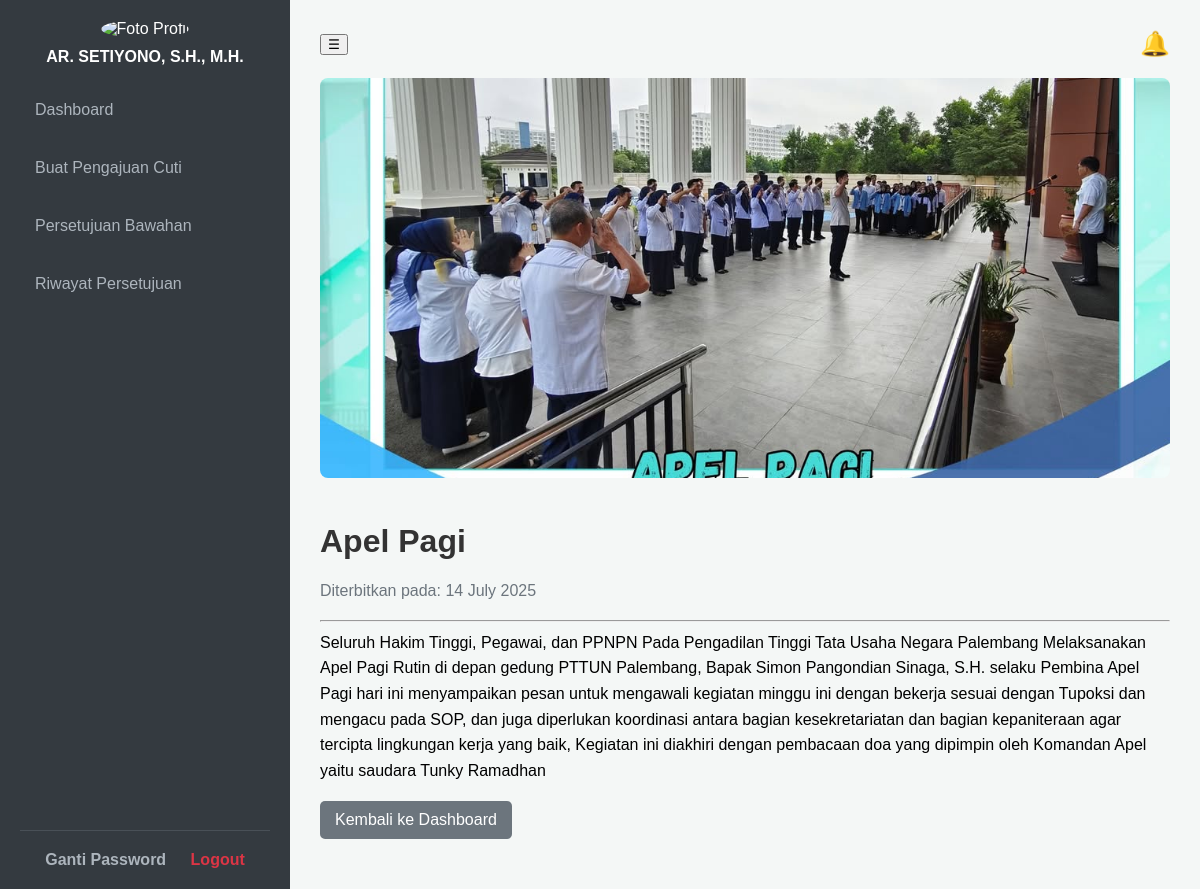
The page /pegawai/detail_pengumuman.php?id=2 (signed in) on the database its author committed.
### tables this page shows
CREATE TABLE `pegawai` (
  `id` int(11) NOT NULL,
  `nama_lengkap` varchar(150) NOT NULL,
  `nip` varchar(20) NOT NULL,
  `id_jabatan` int(11) DEFAULT NULL,
  `id_golongan` int(11) DEFAULT NULL,
  `unit_kerja` varchar(100) DEFAULT NULL,
  `tanggal_lahir` date DEFAULT NULL,
  `foto` varchar(255) DEFAULT NULL,
  `id_atasan` int(11) DEFAULT NULL,
  `ttd_image` varchar(255) DEFAULT NULL
);

CREATE TABLE `pengumuman` (
  `id` int(11) NOT NULL,
  `judul` varchar(255) NOT NULL,
  `isi` text NOT NULL,
  `gambar` varchar(255) DEFAULT NULL,
  `tanggal_dibuat` timestamp NOT NULL DEFAULT current_timestamp()
);

### pegawai/detail_pengumuman.php (the view, shortened to what this page needs)
<?php
$current_page = "";
include 'header.php';
$id = $_GET['id'];
$query = "SELECT * FROM pengumuman WHERE id = $id";
$result = mysqli_query($koneksi, $query);
$pengumuman = mysqli_fetch_assoc($result);
?>
<div class="post-container">
    <?php if($pengumuman['gambar']): ?>
        <img src="../uploads/pengumuman/<?php echo htmlspecialchars($pengumuman['gambar']); ?>" alt="Gambar Pengumuman" class="post-header-image">
    <?php endif; ?>
    <h1><?php echo htmlspecialchars($pengumuman['judul']); ?></h1>
    <div class="post-meta">
        Diterbitkan pada: <?php echo date('d F Y', strtotime($pengumuman['tanggal_dibuat'])); ?>
    </div>
    <hr>
    <div class="post-content">
        <?php echo nl2br(htmlspecialchars($pengumuman['isi'])); ?>
    </div>
    <br>
    <a href="index.php" class="btn btn-secondary">Kembali ke Dashboard</a>
</div>
<?php include 'footer.php'; ?>

### pegawai/header.php (shortened to what this page needs)
<?php
include '../koneksi.php';
$id_pegawai = $_SESSION['id_pegawai'];
$query_pegawai_info = "SELECT nama_lengkap, foto FROM pegawai WHERE id = '$id_pegawai'";
$result_pegawai_info = mysqli_query($koneksi, $query_pegawai_info);
$pegawai_info = mysqli_fetch_assoc($result_pegawai_info);
$query_cek_atasan = "SELECT COUNT(id) as jumlah_bawahan FROM pegawai WHERE id_atasan = '$id_pegawai'";
$result_cek_atasan = mysqli_query($koneksi, $query_cek_atasan);
$is_atasan = (mysqli_fetch_assoc($result_cek_atasan)['jumlah_bawahan'] > 0);
$notif_count = 0;
if ($is_atasan) {
    $id_atasan_session = $_SESSION['id_pegawai'];
    $query_notif = "SELECT COUNT(pc.id) as total
                    FROM pengajuan_cuti pc
                    JOIN pegawai p ON pc.id_pegawai = p.id
                    WHERE p.id_atasan = '$id_atasan_session' AND pc.status = 'Diajukan'";
    $result_notif = mysqli_query($koneksi, $query_notif);
    if ($result_notif) {
        $notif_count = mysqli_fetch_assoc($result_notif)['total'];
    }
}
?>
<!DOCTYPE html>
<html>
<head>
    <link rel="stylesheet" href="../assets/style_pegawai.css">
</head>
<body>
    <div class="dashboard-container">
        <div id="sidebar" class="sidebar">
            <div class="sidebar-header">
                <?php if (!empty($pegawai_info['foto']) && file_exists('../uploads/' . $pegawai_info['foto'])): ?>
                    <img src="../uploads/<?php echo htmlspecialchars($pegawai_info['foto']); ?>" alt="Foto Profil">
                <?php else: ?>
                    <img src="../assets/default-avatar.png" alt="Foto Profil">
                <?php endif; ?>
                <h3><?php echo htmlspecialchars($pegawai_info['nama_lengkap']); ?></h3>
            </div>
            <nav class="sidebar-menu">
                <a href="index.php" class="<?php if ($current_page == 'dashboard') echo 'active'; ?>">Dashboard</a>
                <a href="ajukan_cuti.php" class="<?php if ($current_page == 'ajukan_cuti') echo 'active'; ?>">Buat Pengajuan Cuti</a>
                <?php if ($is_atasan): ?>
                    <a href="persetujuan_atasan.php" class=" <?php if ($current_page == 'persetujuan_atasan') echo 'active'; ?>">Persetujuan Bawahan</a>
                    <a href="riwayat_persetujuan.php" class=" <?php if ($current_page == 'riwayat_persetujuan') echo 'active'; ?>">Riwayat Persetujuan</a>
                <?php endif; ?>
            </nav>
            <div class="bottom-menu">
                <a href="../ganti_password.php">Ganti Password</a>
                <a href="../logout.php" class="logout">Logout</a>
            </div>
        </div>
        <div id="main-content" class="main-content">
            <div class="main-header">
                <button id="sidebar-toggle">&#9776;</button>
                <?php if ($is_atasan):
                ?>
                    <div class="notification-area">
                        <a href="persetujuan_atasan.php" class="notification-bell">
                            &#128276; <?php if ($notif_count > 0): ?>
                                <span class="notification-badge"><?php echo $notif_count; ?></span>
                            <?php endif; ?>
                        </a>
                    </div>
                <?php endif; ?>
            </div>

### assets/style_pegawai.css (style rules this page uses)
body { font-family: sans-serif; margin: 0; background-color: #f4f7f6; }
.dashboard-container { display: flex; height: 100vh; overflow: hidden; }
.sidebar { width: 250px; background-color: #343a40; color: white; display: flex; flex-direction: column; padding: 20px; flex-shrink: 0; transition: width 0.3s ease; }
.main-content { flex-grow: 1; padding: 30px; overflow-y: auto; position: relative; }
.sidebar-header { text-align: center; margin-bottom: 20px; }
.sidebar-header img { width: 80px; height: 80px; border-radius: 50%; object-fit: cover; margin-bottom: 10px; }
.sidebar-header h3 { color: white; margin: 0; font-size: 1em; }
.sidebar-menu { flex-grow: 1; overflow-y: auto; }
.sidebar-menu a { display: block; color: #adb5bd; text-decoration: none; padding: 15px; border-radius: 5px; margin-bottom: 10px; white-space: nowrap; }
.bottom-menu { text-align: center; padding-top: 20px; border-top: 1px solid #495057; white-space: nowrap; }
.bottom-menu a { color: #adb5bd; text-decoration: none; font-weight: bold; margin: 0 10px; }
.bottom-menu a.logout { color: #dc3545; }
h1, h2, h3 { color: #333; }
.btn, .btn-add, .btn-approval { display: inline-block; padding: 10px 15px; margin-bottom: 20px; margin-right: 10px; background-color: #007bff; color: white !important; text-decoration: none; border-radius: 5px; }
.btn-secondary { background-color: #6c757d; text-align: center; }
.btn-secondary { background-color: #6c757d; }
* { scrollbar-width: thin; scrollbar-color: rgba(0, 0, 0, 0.3) transparent; }
.main-header { display: flex; justify-content: space-between; align-items: center; margin-bottom: 20px; }
#sidebar-toggle { position: static; }
.notification-area { position: relative; }
.notification-bell { font-size: 24px; color: #555; text-decoration: none; position: relative; display: inline-block; }

### pegawai/detail_pengumuman.php (style rules this page uses)
.post-header-image { width: 100%; max-height: 400px; object-fit: cover; border-radius: 8px; margin-bottom: 20px; }
.post-meta { color: #6c757d; margin-bottom: 20px; }
.post-content { line-height: 1.6; }

### rows shown on the page
pegawai: nama_lengkap "AR. SETIYONO, S.H., M.H."
pengumuman: gambar (picture), judul "Apel Pagi", tanggal_dibuat "14 July 2025", isi "Seluruh Hakim Tinggi, Pegawai, dan PPNPN Pada Pengadilan Tinggi Tata Usaha Negara Palembang Melaksanakan Apel Pagi Rutin di depan gedung PTTUN Palembang, Bapak Simon Pangondian Sinaga, S.H. selaku Pembina Apel Pagi hari ini menyampaikan pesan untuk mengawali kegiatan minggu ini dengan bekerja sesuai dengan Tupoksi dan mengacu pada SOP, dan juga diperlukan koordinasi antara bagian kesekretariatan dan bagian kepaniteraan agar tercipta lingkungan kerja yang baik, Kegiatan ini diakhiri dengan pembacaan doa yang dipimpin oleh Komandan Apel yaitu saudara Tunky Ramadhan"
